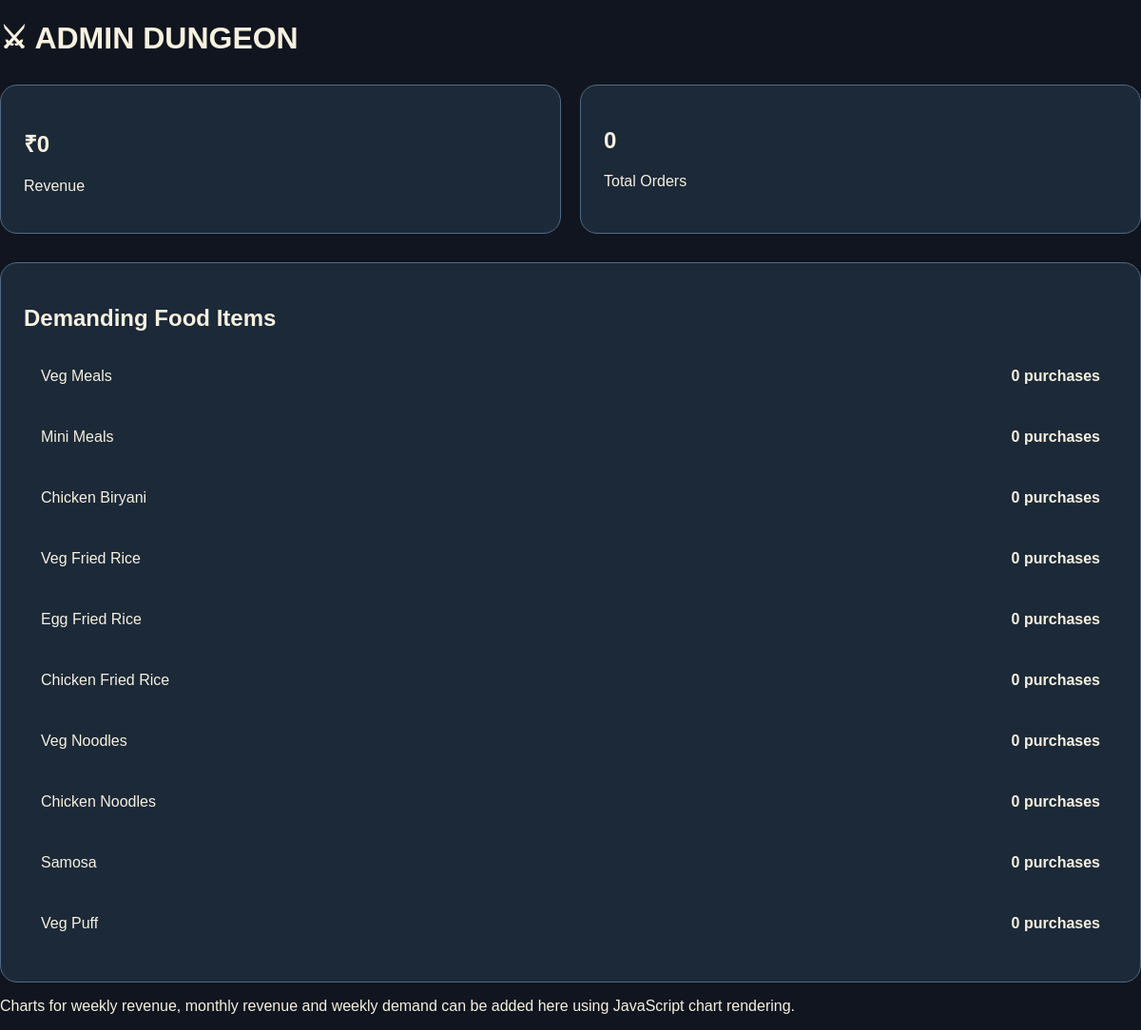
Page /admin-panel/ (signed in) on the committed database.
### core/models.py (models this page shows, shortened)
class Product(models.Model):
    category = models.ForeignKey(
        Category,
        on_delete=models.CASCADE,
        related_name="products",
    )
    name = models.CharField(max_length=100)
    slug = models.SlugField(unique=True)
    description = models.TextField()
    price = models.DecimalField(max_digits=10, decimal_places=2)
    image = models.ImageField(upload_to="products/")
    is_veg = models.BooleanField(default=True)
    preparation_time = models.IntegerField(default=10)
    calories = models.IntegerField(default=0)
    weekly_purchased_count = models.IntegerField(default=0)
    rating = models.FloatField(default=4.5)
    is_popular = models.BooleanField(default=False)
    is_available = models.BooleanField(default=True)

### core/views.py (the view)
# urls.py: path("admin-panel/", views.admin_panel, name="admin_panel"),
@login_required
def admin_panel(request):
    profile = getattr(request.user, "profile", None)
    if not (request.user.is_staff or profile and profile.role == "ADMIN"):
        return redirect("hub")
    total_revenue = Order.objects.aggregate(total=Sum("total_amount"))["total"] or 0
    total_orders = Order.objects.count()
    top_products = Product.objects.order_by("-weekly_purchased_count")[:10]
    return render(request, "staff/admin_panel.html", {
        "total_revenue": total_revenue,
        "total_orders": total_orders,
        "top_products": top_products,
    })

### templates/staff/admin_panel.html
{% extends 'base.html' %}
{% block content %}
<h1>⚔ ADMIN DUNGEON</h1>
<div class="stats-grid">
    <div class="stat-card"><h2>₹{{ total_revenue }}</h2><p>Revenue</p></div>
    <div class="stat-card"><h2>{{ total_orders }}</h2><p>Total Orders</p></div>
</div>
<div class="report-card">
    <h2>Demanding Food Items</h2>
    {% for product in top_products %}
    <div class="report-row">
        <span>{{ product.name }}</span>
        <strong>{{ product.weekly_purchased_count }} purchases</strong>
    </div>
    {% endfor %}
</div>
<p>Charts for weekly revenue, monthly revenue and weekly demand can be added here using JavaScript chart rendering.</p>
{% endblock %}

### static/css/style.css (style rules this page uses)
* { box-sizing: border-box; }
body { margin: 0; font-family: Arial, sans-serif; background: #10151f; color: #f7f1df; }
.vendor-card, .category-card, .product-card, .stat-card, .report-card, .scanner-card { background: #1c2938; border: 1px solid #526b83; border-radius: 18px; padding: 24px; transition: transform .2s, border-color .2s; }
.cart-row, .ticket-row, .report-row { display: flex; align-items: center; justify-content: space-between; gap: 15px; padding: 18px; margin: 10px 0; background: #1c2938; border-radius: 10px; }
.stats-grid { display: grid; grid-template-columns: repeat(2, 1fr); gap: 20px; margin: 30px 0; }

### rows in the picture
Product: name "Veg Meals", weekly_purchased_count "0"
Product: name "Mini Meals", weekly_purchased_count "0"
Product: name "Chicken Biryani", weekly_purchased_count "0"
Product: name "Veg Fried Rice", weekly_purchased_count "0"
Product: name "Egg Fried Rice", weekly_purchased_count "0"
Product: name "Chicken Fried Rice", weekly_purchased_count "0"
Product: name "Veg Noodles", weekly_purchased_count "0"
Product: name "Chicken Noodles", weekly_purchased_count "0"
Product: name "Samosa", weekly_purchased_count "0"
Product: name "Veg Puff", weekly_purchased_count "0"

### other values in the picture
{{ total_revenue }} "0"
{{ total_orders }} "0"
